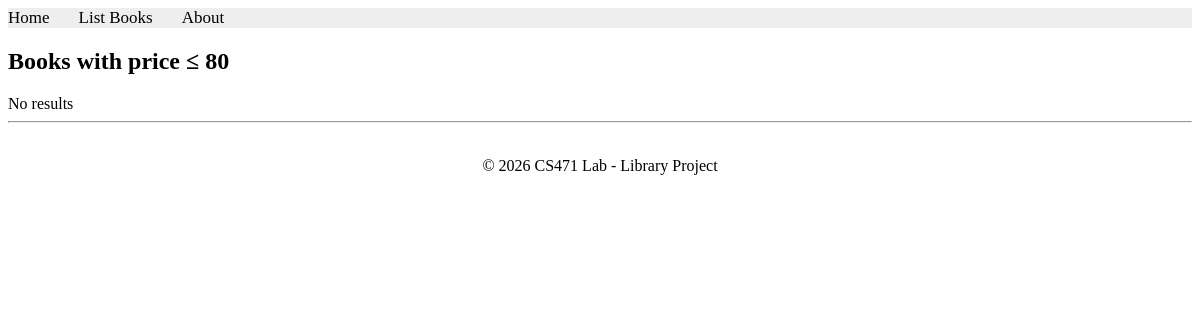
Page /books/lab8/task1 on the earlier database version.
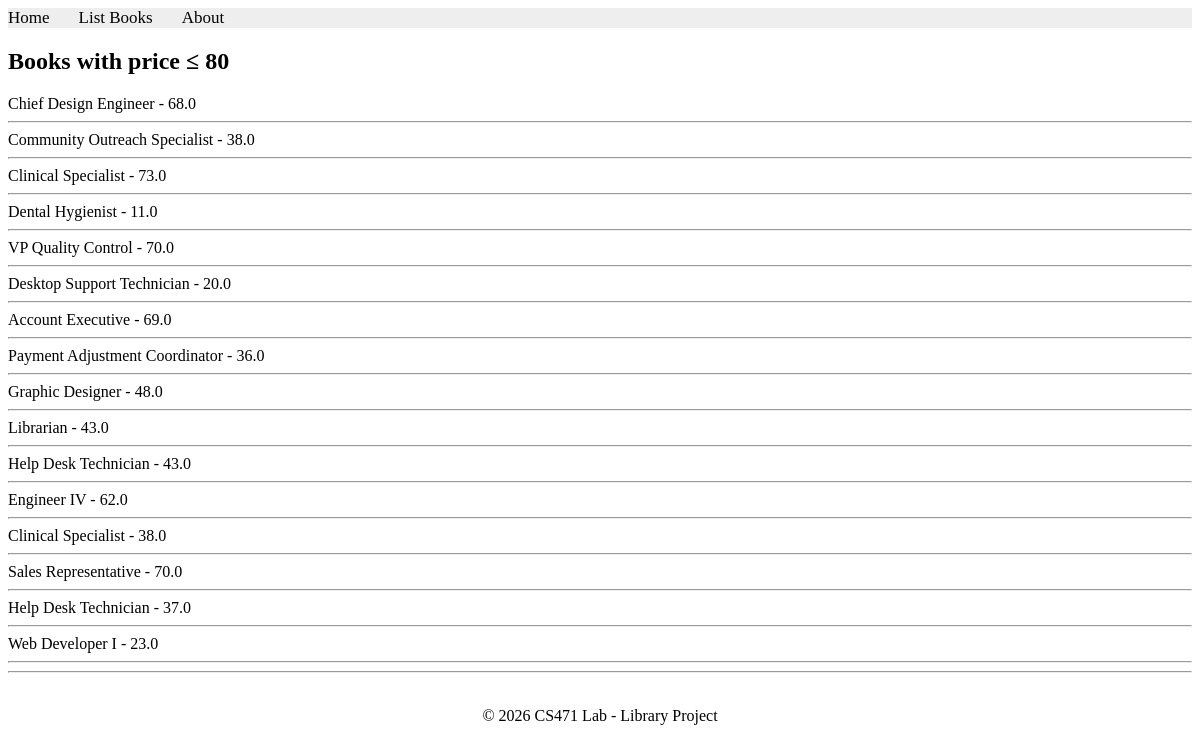
Same page on the later database version.
### apps/bookmodule/models.py (models this page shows)
class Book(models.Model):
    title = models.CharField(max_length=50)
    author = models.CharField(max_length=50)
    price = models.FloatField(default=0.0)
    edition = models.SmallIntegerField(default=1)

### apps/bookmodule/views.py (the view)
# urls.py: path('lab8/task1', views.lab8_task1),
def lab8_task1(request):
    books = Book.objects.filter(Q(price__lte=80))
    return render(request, 'bookmodule/lab8_task1.html', {'books': books})

### apps/templates/bookmodule/lab8_task1.html
{% extends "layouts/base.html" %}
{% block content %}
<h2>Books with price ≤ 80</h2>
{% for b in books %}
    {{ b.title }} - {{ b.price }}
    <hr>
{% empty %}
    No results
{% endfor %}
{% endblock %}

Differences in the rows shown:
added Book: title "Chief Design Engineer", price "68.0"
added Book: title "Community Outreach Specialist", price "38.0"
added Book: title "Clinical Specialist", price "73.0"
added Book: title "Dental Hygienist", price "11.0"
added Book: title "VP Quality Control", price "70.0"
added Book: title "Desktop Support Technician", price "20.0"
added Book: title "Account Executive", price "69.0"
added Book: title "Payment Adjustment Coordinator", price "36.0"
added Book: title "Graphic Designer", price "48.0"
added Book: title "Librarian", price "43.0"
added Book: title "Help Desk Technician", price "43.0"
added Book: title "Engineer IV", price "62.0"
added Book: title "Clinical Specialist", price "38.0"
added Book: title "Sales Representative", price "70.0"
added Book: title "Help Desk Technician", price "37.0"
added Book: title "Web Developer I", price "23.0"
Other differences:
text no longer shown: "No results"
